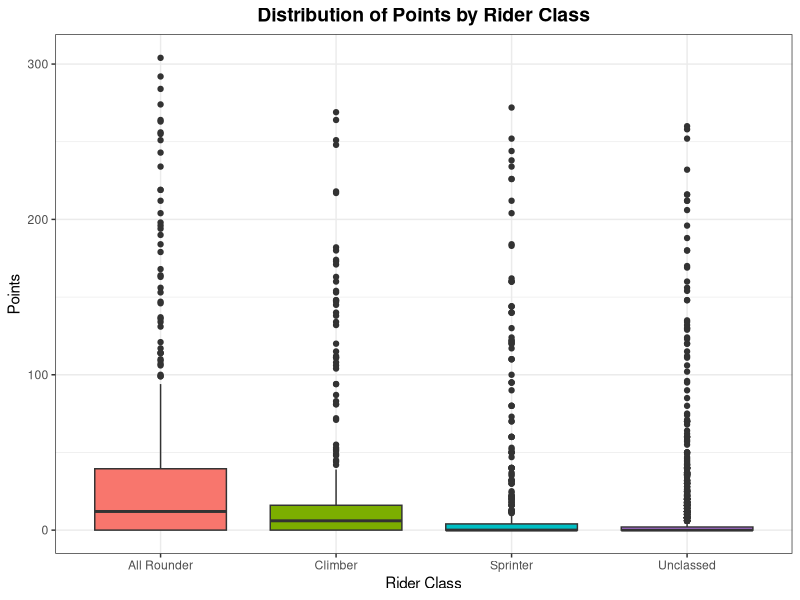
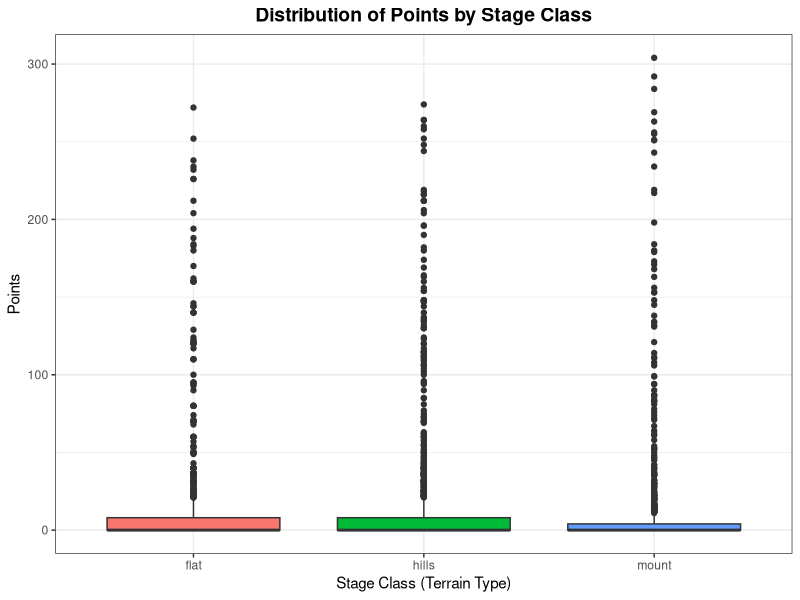
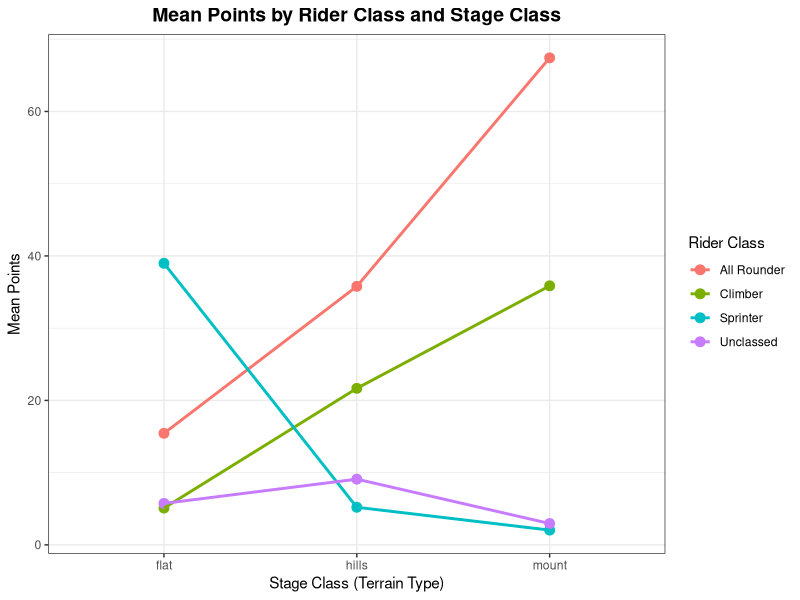
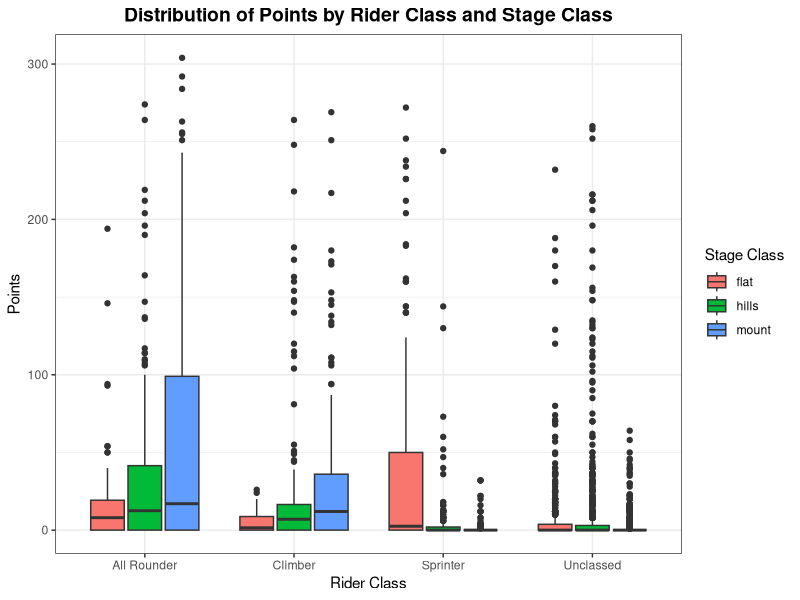

These charts were generated, in order, by the following R code:
# Cycling Data Analysis for TU Dortmund Master Data Science Application
# Author: Statistical Analysis Report
# Date: January 2026

# Load required libraries
library(ggplot2)
library(dplyr)
library(tidyr)
library(knitr)

# Load the dataset
data <- read.table("cycling.txt", header = TRUE, sep = " ", quote = "\"")

# Basic data exploration
cat("=== DATASET OVERVIEW ===\n")
cat("Dimensions:", dim(data), "\n")
cat("\nStructure:\n")
str(data)

cat("\n=== SUMMARY STATISTICS ===\n")
summary(data)

# Check for missing values
cat("\n=== MISSING VALUES ===\n")
cat("Total missing values:", sum(is.na(data)), "\n")
colSums(is.na(data))

# Unique values
cat("\n=== UNIQUE VALUES ===\n")
cat("Number of unique riders:", length(unique(data$all_riders)), "\n")
cat("Rider classes:", unique(data$rider_class), "\n")
cat("Stage classes:", unique(data$stage_class), "\n")
cat("Number of stages:", length(unique(data$stage)), "\n")

# Convert to factors
data$rider_class <- factor(data$rider_class)
data$stage_class <- factor(data$stage_class)

# Descriptive statistics by rider class
cat("\n=== DESCRIPTIVE STATISTICS BY RIDER CLASS ===\n")
desc_stats <- data %>%
  group_by(rider_class) %>%
  summarise(
    n = n(),
    mean_points = mean(points),
    sd_points = sd(points),
    median_points = median(points),
    min_points = min(points),
    max_points = max(points),
    q25 = quantile(points, 0.25),
    q75 = quantile(points, 0.75)
  )
print(desc_stats)

# Descriptive statistics by stage class
cat("\n=== DESCRIPTIVE STATISTICS BY STAGE CLASS ===\n")
desc_stage <- data %>%
  group_by(stage_class) %>%
  summarise(
    n = n(),
    mean_points = mean(points),
    sd_points = sd(points),
    median_points = median(points),
    min_points = min(points),
    max_points = max(points)
  )
print(desc_stage)

# Descriptive statistics by rider class AND stage class
cat("\n=== DESCRIPTIVE STATISTICS BY RIDER CLASS AND STAGE CLASS ===\n")
desc_combined <- data %>%
  group_by(rider_class, stage_class) %>%
  summarise(
    n = n(),
    mean_points = mean(points),
    sd_points = sd(points),
    median_points = median(points),
    .groups = 'drop'
  )
print(desc_combined)

# Save descriptive statistics tables
write.csv(desc_stats, "desc_stats_rider.csv", row.names = FALSE)
write.csv(desc_stage, "desc_stats_stage.csv", row.names = FALSE)
write.csv(desc_combined, "desc_stats_combined.csv", row.names = FALSE)

# ============= VISUALIZATIONS =============

# 1. Boxplot: Points by Rider Class
png("plot1_boxplot_rider_class.png", width = 800, height = 600, res = 120)
ggplot(data, aes(x = rider_class, y = points, fill = rider_class)) +
  geom_boxplot() +
  labs(title = "Distribution of Points by Rider Class",
       x = "Rider Class",
       y = "Points") +
  theme_bw() +
  theme(legend.position = "none",
        plot.title = element_text(hjust = 0.5, size = 14, face = "bold"))
dev.off()

# 2. Boxplot: Points by Stage Class
png("plot2_boxplot_stage_class.png", width = 800, height = 600, res = 120)
ggplot(data, aes(x = stage_class, y = points, fill = stage_class)) +
  geom_boxplot() +
  labs(title = "Distribution of Points by Stage Class",
       x = "Stage Class (Terrain Type)",
       y = "Points") +
  theme_bw() +
  theme(legend.position = "none",
        plot.title = element_text(hjust = 0.5, size = 14, face = "bold"))
dev.off()

# 3. Interaction plot: Rider Class x Stage Class
png("plot3_interaction_plot.png", width = 900, height = 600, res = 120)
ggplot(data, aes(x = stage_class, y = points, color = rider_class, group = rider_class)) +
  stat_summary(fun = mean, geom = "point", size = 3) +
  stat_summary(fun = mean, geom = "line", size = 1) +
  labs(title = "Mean Points by Rider Class and Stage Class",
       x = "Stage Class (Terrain Type)",
       y = "Mean Points",
       color = "Rider Class") +
  theme_bw() +
  theme(plot.title = element_text(hjust = 0.5, size = 14, face = "bold"),
        legend.position = "right")
dev.off()

# 4. Grouped boxplot
png("plot4_grouped_boxplot.png", width = 1000, height = 600, res = 120)
ggplot(data, aes(x = rider_class, y = points, fill = stage_class)) +
  geom_boxplot() +
  labs(title = "Distribution of Points by Rider Class and Stage Class",
       x = "Rider Class",
       y = "Points",
       fill = "Stage Class") +
  theme_bw() +
  theme(plot.title = element_text(hjust = 0.5, size = 14, face = "bold"),
        legend.position = "right")
dev.off()

# ============= HYPOTHESIS TESTS =============

cat("\n\n=== HYPOTHESIS TESTING ===\n")

# Test 1: Kruskal-Wallis test for rider classes
cat("\n--- TEST 1: Difference between Rider Classes (Overall) ---\n")
kw_rider <- kruskal.test(points ~ rider_class, data = data)
print(kw_rider)

# Post-hoc pairwise comparisons using Wilcoxon test
if(kw_rider$p.value < 0.05) {
  cat("\nPost-hoc pairwise Wilcoxon tests:\n")
  pairwise_rider <- pairwise.wilcox.test(data$points, data$rider_class,
                                          p.adjust.method = "bonferroni")
  print(pairwise_rider)
}

# Test 2: Kruskal-Wallis test for stage classes
cat("\n--- TEST 2: Difference between Stage Classes (Overall) ---\n")
kw_stage <- kruskal.test(points ~ stage_class, data = data)
print(kw_stage)

# Post-hoc pairwise comparisons
if(kw_stage$p.value < 0.05) {
  cat("\nPost-hoc pairwise Wilcoxon tests:\n")
  pairwise_stage <- pairwise.wilcox.test(data$points, data$stage_class,
                                          p.adjust.method = "bonferroni")
  print(pairwise_stage)
}

# Test 3: Two-way analysis - interaction between rider class and stage class
cat("\n--- TEST 3: Interaction between Rider Class and Stage Class ---\n")

# Prepare data for Scheirer-Ray-Hare test (non-parametric two-way ANOVA)
# Using aligned rank transform
cat("\nUsing aligned ranks for two-way analysis:\n")

# Calculate ranks
data$rank_points <- rank(data$points)

# Fit linear model on ranks (approximation of two-way non-parametric ANOVA)
model_ranks <- lm(rank_points ~ rider_class * stage_class, data = data)
anova_ranks <- anova(model_ranks)
print(anova_ranks)

# Test 4: Individual tests for each stage class
cat("\n--- TEST 4: Rider Class Differences within Each Stage Class ---\n")

for(stage_type in unique(data$stage_class)) {
  cat("\n", stage_type, "stages:\n")
  subset_data <- data[data$stage_class == stage_type, ]
  kw_test <- kruskal.test(points ~ rider_class, data = subset_data)
  print(kw_test)

  if(kw_test$p.value < 0.05) {
    cat("Post-hoc tests:\n")
    pw_test <- pairwise.wilcox.test(subset_data$points, subset_data$rider_class,
                                     p.adjust.method = "bonferroni")
    print(pw_test)
  }
}

# Test 5: Individual tests for each rider class
cat("\n--- TEST 5: Stage Class Differences within Each Rider Class ---\n")

for(rider_type in unique(data$rider_class)) {
  cat("\n", as.character(rider_type), ":\n")
  subset_data <- data[data$rider_class == rider_type, ]
  kw_test <- kruskal.test(points ~ stage_class, data = subset_data)
  print(kw_test)

  if(kw_test$p.value < 0.05) {
    cat("Post-hoc tests:\n")
    pw_test <- pairwise.wilcox.test(subset_data$points, subset_data$stage_class,
                                     p.adjust.method = "bonferroni")
    print(pw_test)
  }
}

# Additional summary table for the report
cat("\n=== FINAL SUMMARY TABLE ===\n")
summary_table <- data %>%
  group_by(rider_class, stage_class) %>%
  summarise(
    N = n(),
    Mean = round(mean(points), 2),
    SD = round(sd(points), 2),
    Median = round(median(points), 2),
    .groups = 'drop'
  ) %>%
  arrange(rider_class, stage_class)

print(summary_table)
write.csv(summary_table, "summary_table_report.csv", row.names = FALSE)

cat("\n=== ANALYSIS COMPLETE ===\n")
cat("All plots and tables have been saved to the working directory.\n")
